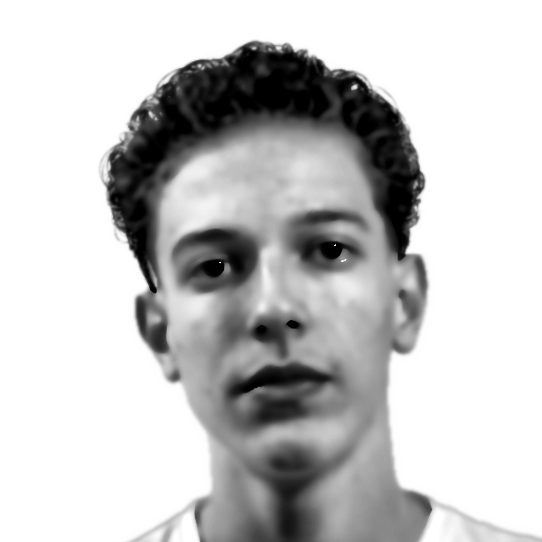
#> input picture assets/portrait/source-prepped.png, 542 x 542 px
$ python make_ascii_svg.py
#> lines starting #> are read from the running program, lines starting #| are printed output that depends on the picture
#!/usr/bin/env python3
"""
Converte o retrato preparado (prep_photo.py) num SVG de ASCII art LIMPO e
monocromático (uma cor cinza-clara, pessoa isolada sobre fundo escuro) que se
"digita" sozinho como num terminal e depois congela.

Monocromático de propósito: colorir cada caractere é o que deixa retrato ASCII
parecendo chuvisco. Uma cor + uma boa rampa de densidade + contraste alto (o
fundo vira espaço em branco) fica limpo e legível.

O GitHub renderiza SVG embutido via <img> e roda as animações SMIL (JS não).
Cada linha é revelada com um recorte da esquerda pra direita e um cursor de
bloco acompanhando a borda, escalonado de cima pra baixo.

    python scripts/make_ascii_svg.py [entrada.png] [saida.svg]

Variáveis: COLS=150 GAMMA=1.18 WHITE_FLOOR=0.80 CONTRAST=1.05 STATIC=1 INVERT=1 DITHER=1 RAMP="..." INK="#hex"
(GAMMA < 1 clareia os meios-tons -> pele mais vazada; GAMMA > 1 escurece)
"""
import html
import os
import sys

from PIL import Image, ImageEnhance, ImageFilter

HERE = os.path.dirname(os.path.abspath(__file__))
SRC = sys.argv[1] if len(sys.argv) > 1 else os.path.join(HERE, "..", "assets", "portrait", "source-prepped.png")
OUT = sys.argv[2] if len(sys.argv) > 2 else os.path.join(HERE, "..", "jose-ascii.svg")

TITLE = os.environ.get("ASCII_TITLE", "jose@jztech: ~$ ./portrait.sh")
PROMPT = "jose@jztech:~$ whoami"
NAME = "José Luiz"

# mais colunas = mais detalhe (os olhos precisam de ~6+ caracteres de largura).
# a arte tem sempre ART_W px de largura; as células encolhem mantendo ~1:1.875.
COLS = int(os.environ.get("COLS", 150))
ART_W_TARGET = 800
CELL_W = ART_W_TARGET / COLS
CELL_H = CELL_W * 15 / 8
ROWS = round(COLS * 8 / 15)
RAMP = os.environ.get("RAMP", " .`:-=+*cs#%@")  # claro (esparso) -> escuro (denso); o espaço inicial limpa o fundo
DITHER = bool(os.environ.get("DITHER"))  # Floyd-Steinberg: espalha o erro de quantização, tons mais suaves

CONTRAST = float(os.environ.get("CONTRAST", 1.05))
BRIGHTNESS = float(os.environ.get("BRIGHTNESS", 1.0))
GAMMA = float(os.environ.get("GAMMA", 1.18))        # >1 clareia os meios-tons
SHARPEN = bool(os.environ.get("SHARPEN"))
WHITE_FLOOR = float(os.environ.get("WHITE_FLOOR", 0.80))  # acima disso vira espaço
INVERT = bool(os.environ.get("INVERT"))  # positivo: claro = denso; exige foto preparada com BG=black

PAD = 20
TITLEBAR_H = 30
STATUS_H = 30
ART_W = COLS * CELL_W
ART_H = ROWS * CELL_H
CANVAS_W = ART_W + PAD * 2
CANVAS_H = TITLEBAR_H + ART_H + STATUS_H + PAD

BG = "#0d1117"
BG2 = "#111722"
FRAME = "#30363d"
TITLE_TEXT = "#7d8590"
INK = os.environ.get("INK", "#c9d1d9")
CURSOR = "#c9d1d9"

ROW_DUR = 5.8 / ROWS   # o retrato inteiro imprime em ~6s em qualquer resolução
STAGGER = ROW_DUR      # == ROW_DUR -> um único cursor varrendo de cima pra baixo

# ---- 1. amostra a imagem numa grade COLS x ROWS em cinza --------------------
im = Image.open(SRC).convert("L")
#> im is the input picture: PIL image 542x542 L; min 0, max 255, mean 197.8
if SHARPEN:
    im = im.filter(ImageFilter.UnsharpMask(radius=2, percent=140, threshold=2))
im = ImageEnhance.Brightness(im).enhance(BRIGHTNESS)
im = ImageEnhance.Contrast(im).enhance(CONTRAST)
im = im.resize((COLS, ROWS), Image.LANCZOS)
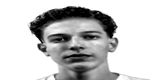
#> im: PIL image 150x80 L; min 0, max 255, mean 196.2
px = im.load()

STATIC = bool(os.environ.get("STATIC"))  # quadro congelado pra preview

# luminância já com gama (e invertida, se for o caso), em [0,1]
lum_grid = []
for y in range(ROWS):
    row = []
    for x in range(COLS):
        lum = pow(px[x, y] / 255.0, GAMMA)
        if INVERT:
            lum = 1.0 - lum
        row.append(lum)
    lum_grid.append(row)
#> after the loop, lum_grid = 80 items

N = len(RAMP) - 1
rows_txt = []
if DITHER:
    # Floyd-Steinberg sobre o valor de "tinta" v = (1-lum)*N; o fundo (acima do piso branco)
    # vira espaço e não recebe nem espalha erro, pra continuar limpo.
    ink = [[(1.0 - l) * N for l in row] for row in lum_grid]
    bg = [[l >= WHITE_FLOOR for l in row] for row in lum_grid]
    for y in range(ROWS):
        chars = []
        for x in range(COLS):
            if bg[y][x]:
                chars.append(" ")
                continue
            v = ink[y][x]
            q = max(0, min(N, int(v + 0.5)))
            err = v - q
            chars.append(RAMP[q])
            for dx, dy, w in ((1, 0, 7 / 16), (-1, 1, 3 / 16), (0, 1, 5 / 16), (1, 1, 1 / 16)):
                xx, yy = x + dx, y + dy
                if 0 <= xx < COLS and 0 <= yy < ROWS and not bg[yy][xx]:
                    ink[yy][xx] += err * w
        rows_txt.append("".join(chars))
else:
    for y in range(ROWS):
        chars = []
        for x in range(COLS):
            lum = lum_grid[y][x]
            if lum >= WHITE_FLOOR:
                chars.append(" ")
                continue
            idx = int((1.0 - lum) * N + 0.5)
            chars.append(RAMP[max(0, min(N, idx))])
        rows_txt.append("".join(chars))
#> after the loop, rows_txt = 80 items

art_top = TITLEBAR_H + PAD * 0.35

# ---- 2. monta o SVG ----------------------------------------------------------
parts = ['<?xml version="1.0" encoding="UTF-8"?>']
parts.append(
    f'<svg xmlns="http://www.w3.org/2000/svg" width="{CANVAS_W:.0f}" height="{CANVAS_H:.0f}" '
    f'viewBox="0 0 {CANVAS_W:.0f} {CANVAS_H:.0f}" font-family="ui-monospace, SFMono-Regular, '
    f'Menlo, Consolas, monospace">'
)
parts.append('<defs>'
             f'<linearGradient id="bg" x1="0" y1="0" x2="0" y2="1">'
             f'<stop offset="0" stop-color="{BG2}"/><stop offset="1" stop-color="{BG}"/>'
             f'</linearGradient></defs>')

parts.append(f'<rect width="{CANVAS_W:.0f}" height="{CANVAS_H:.0f}" rx="12" fill="url(#bg)"/>')
parts.append(f'<rect x="0.5" y="0.5" width="{CANVAS_W-1:.0f}" height="{CANVAS_H-1:.0f}" rx="12" '
             f'fill="none" stroke="{FRAME}" stroke-width="1"/>')

parts.append(f'<line x1="0" y1="{TITLEBAR_H}" x2="{CANVAS_W:.0f}" y2="{TITLEBAR_H}" stroke="{FRAME}"/>')
for i, dotcol in enumerate(["#ff5f56", "#ffbd2e", "#27c93f"]):
    parts.append(f'<circle cx="{PAD + i*16}" cy="{TITLEBAR_H/2}" r="5" fill="{dotcol}"/>')
parts.append(f'<text x="{CANVAS_W/2:.0f}" y="{TITLEBAR_H/2 + 4}" fill="{TITLE_TEXT}" font-size="12" '
             f'text-anchor="middle">{html.escape(TITLE)}</text>')

# um <text> por linha (uma cor só -> sem marcação por caractere, arquivo pequeno)
font_size = CELL_H * 0.86
for ry, line in enumerate(rows_txt):
    y = art_top + ry * CELL_H + CELL_H * 0.74
    row_y = art_top + ry * CELL_H
    delay = ry * STAGGER
    safe = html.escape(line)
    text = (f'<text xml:space="preserve" x="{PAD}" y="{y:.1f}" fill="{INK}" '
            f'font-size="{font_size:.1f}" textLength="{ART_W:.0f}" lengthAdjust="spacing">{safe}</text>')

    if STATIC:
        parts.append(text)
        continue

    parts.append(
        f'<clipPath id="r{ry}"><rect x="{PAD}" y="{row_y:.1f}" height="{CELL_H:.2f}" width="0">'
        f'<animate attributeName="width" from="0" to="{ART_W:.0f}" begin="{delay:.3f}s" '
        f'dur="{ROW_DUR:.3f}s" fill="freeze"/></rect></clipPath>'
    )
    parts.append(f'<g clip-path="url(#r{ry})">{text}</g>')
    parts.append(
        f'<rect y="{row_y+1:.1f}" width="{CELL_W:.2f}" height="{CELL_H-2:.2f}" fill="{CURSOR}" opacity="0">'
        f'<animate attributeName="x" from="{PAD}" to="{PAD+ART_W:.0f}" begin="{delay:.3f}s" '
        f'dur="{ROW_DUR:.3f}s" fill="freeze"/>'
        f'<set attributeName="opacity" to="0.85" begin="{delay:.3f}s"/>'
        f'<set attributeName="opacity" to="0" begin="{delay+ROW_DUR:.3f}s"/></rect>'
    )
#> this loop made 80 passes
#> (y, row_y, delay) on passes 1 to 12: (44.4, 37, 0), (54.4, 47, 0.0725), (64.4, 57, 0.145), (74.4, 67, 0.217), (84.4, 77, 0.29), (94.4, 87, 0.362), (104.4, 97, 0.435), (114.4, 107, 0.507), (124.4, 117, 0.58), (134.4, 127, 0.652), (144.4, 137, 0.725), (154.4, 147, 0.797)
#> after the loop, parts = 250 items

# barra de status com cursor piscando
status_line_y = TITLEBAR_H + ART_H + PAD * 0.35
status_y = status_line_y + 19
parts.append(f'<line x1="0" y1="{status_line_y:.1f}" x2="{CANVAS_W:.0f}" y2="{status_line_y:.1f}" stroke="{FRAME}"/>')
parts.append(f'<text x="{PAD}" y="{status_y:.1f}" fill="{TITLE_TEXT}" font-size="13">'
             f'{html.escape(PROMPT)} <tspan fill="{INK}">{html.escape(NAME)}</tspan></text>')
status_chars = len(f"{PROMPT} {NAME} ")
parts.append(f'<rect x="{PAD + status_chars * 13 * 0.6:.1f}" y="{status_y-12:.1f}" width="8" height="14" fill="{INK}">'
             f'<animate attributeName="opacity" values="1;1;0;0" keyTimes="0;0.5;0.51;1" '
             f'dur="1s" repeatCount="indefinite"/></rect>')

parts.append("</svg>")
svg = "".join(parts)
with open(OUT, "w", encoding="utf-8") as f:
    f.write(svg)
print("gravado", OUT, len(svg), "bytes;", f"{CANVAS_W:.0f} x {CANVAS_H:.0f}", f"({COLS}x{ROWS} chars)")
#| gravado scripts/../jose-ascii.svg 61232 bytes; 840 x 880 (150x80 chars)

$ run again, with assets/portrait/source-photo-side.png copied over assets/portrait/source-prepped.png
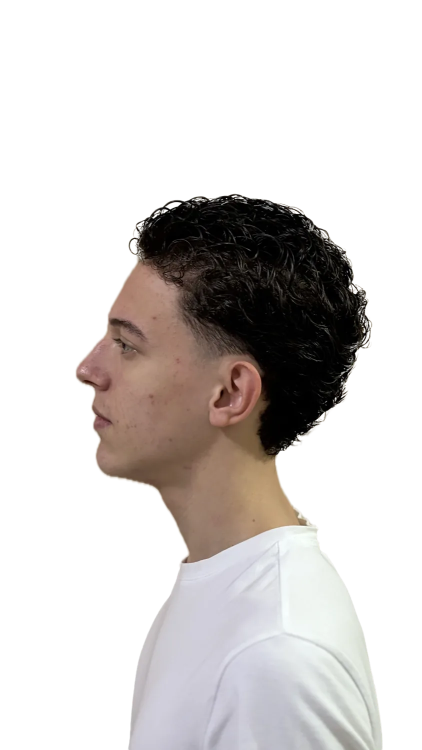
#> input picture assets/portrait/source-photo-side.png, 843 x 1500 px (shown at 1/2 size)
#> `im = Image.open(SRC).convert("L")`:
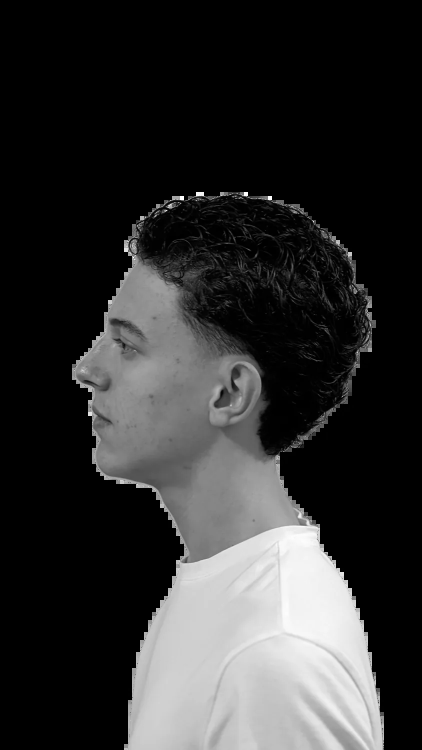
#> im: PIL image 843x1500 L (shown at 1/2 size); min 0, max 255, mean 47.8
#> `im = im.resize((COLS, ROWS), Image.LANCZOS)`:
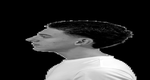
#> im: PIL image 150x80 L; min 0, max 255, mean 49.3
#> after the loop `for y in range(ROWS):`: lum_grid = 80 items
#> the loop `for ry, line in enumerate(rows_txt):` made 80 passes
#> (y, row_y, delay) on passes 1 to 8: (44.4, 37, 0), (54.4, 47, 0.0725), (64.4, 57, 0.145), (74.4, 67, 0.217), (84.4, 77, 0.29), (94.4, 87, 0.362), (104.4, 97, 0.435), (114.4, 107, 0.507)
#> after the loop `for ry, line in enumerate(rows_txt):`: parts = 250 items
#| gravado scripts/../jose-ascii.svg 61232 bytes; 840 x 880 (150x80 chars)

$ run again, with assets/portrait/source-photo.png copied over assets/portrait/source-prepped.png
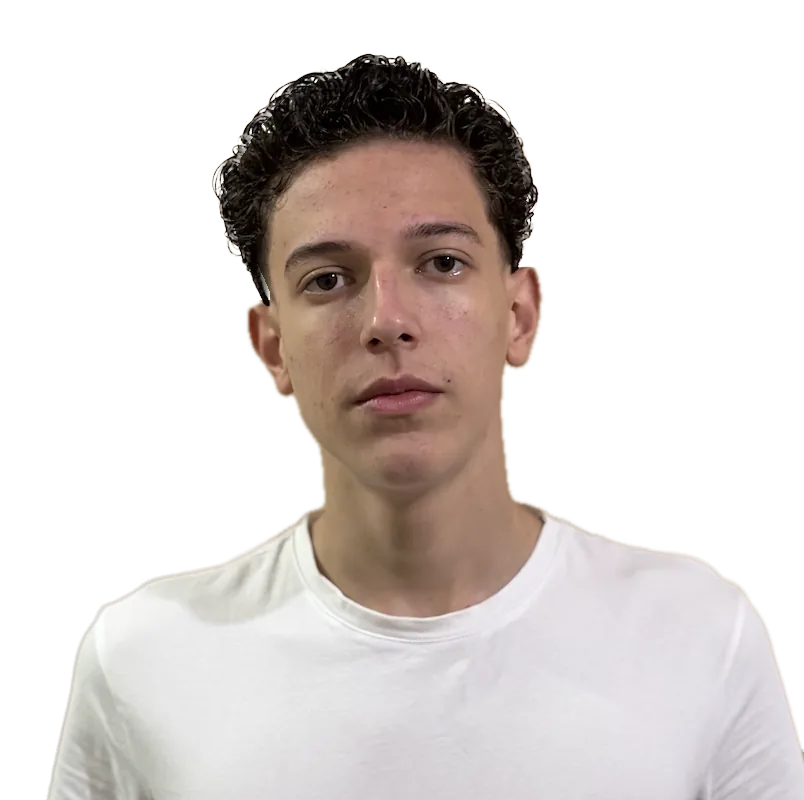
#> input picture assets/portrait/source-photo.png, 804 x 800 px
#> `im = Image.open(SRC).convert("L")`:
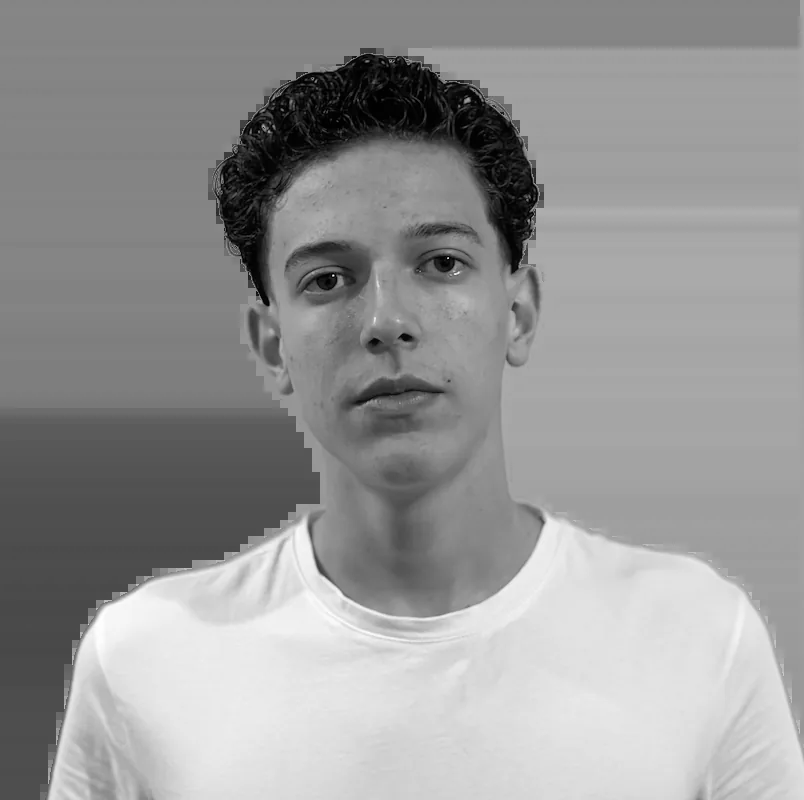
#> im: PIL image 804x800 L; min 0, max 255, mean 150.3
#> `im = im.resize((COLS, ROWS), Image.LANCZOS)`:
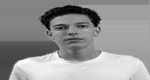
#> im: PIL image 150x80 L; min 0, max 255, mean 150
#> after the loop `for y in range(ROWS):`: lum_grid = 80 items
#> the loop `for ry, line in enumerate(rows_txt):` made 80 passes
#> (y, row_y, delay) on passes 1 to 8: (44.4, 37, 0), (54.4, 47, 0.0725), (64.4, 57, 0.145), (74.4, 67, 0.217), (84.4, 77, 0.29), (94.4, 87, 0.362), (104.4, 97, 0.435), (114.4, 107, 0.507)
#> after the loop `for ry, line in enumerate(rows_txt):`: parts = 250 items
#| gravado scripts/../jose-ascii.svg 61232 bytes; 840 x 880 (150x80 chars)
